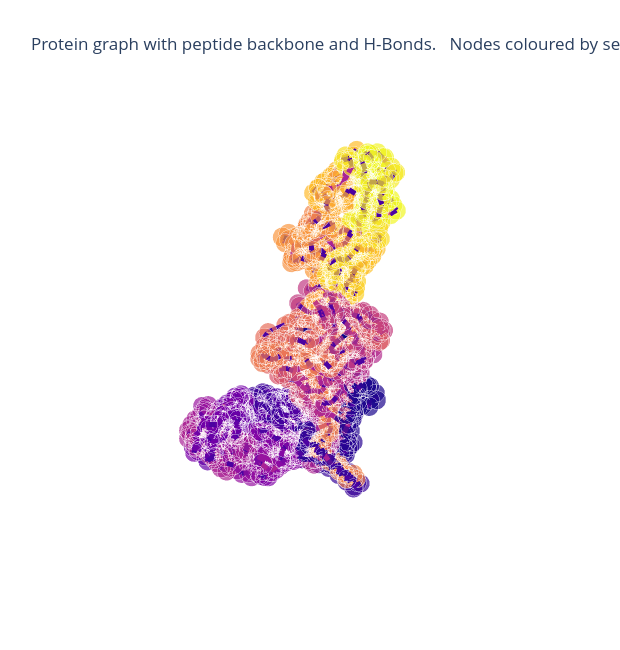

Notebook cell for this chart:
### Code cell
p = plotly_protein_structure_graph(
    g,
    colour_edges_by="kind",
    colour_nodes_by="seq_position",
    label_node_ids=False,
    plot_title="Protein graph with peptide backbone and H-Bonds. \n Nodes coloured by sequence position. Edges coloured by type.",
    node_size_multiplier=1,
)
p.show()

### Figure 1 — Plotly figure (JSON) as saved in the notebook; plotly's stock layout.template omitted (floating-point values rounded to 4 significant figures; data arrays with more than 128 entries replaced by an {"elided": "..."} marker saying what was removed)
{"data": [{"hoverinfo": "text+x+y+z", "marker": {"color": {"elided": "1498x4 float values"}, "opacity": 0.7, "size": {"elided": "1498 int values"}, "symbol": "circle"}, "mode": "markers", "text": {"elided": "1498 str values"}, "type": "scatter3d", "x": {"elided": "1498 float values"}, "y": {"elided": "1498 float values"}, "z": {"elided": "1498 float values"}}, {"hoverinfo": "text", "line": {"color": {"elided": "4839x4 float values"}, "width": 10}, "mode": "lines", "text": {"elided": "4839 str values"}, "type": "scatter3d", "x": {"elided": "4839 float values"}, "y": {"elided": "4839 float values"}, "z": {"elided": "4839 float values"}}], "layout": {"height": 650, "margin": {"t": 100}, "scene": {"aspectmode": "auto", "aspectratio": {"x": 1.017, "y": 0.7624, "z": 1.29}, "xaxis": {"showbackground": false, "showgrid": false, "showline": false, "showticklabels": false, "title": {"text": ""}, "type": "linear", "zeroline": false}, "yaxis": {"showbackground": false, "showgrid": false, "showline": false, "showticklabels": false, "title": {"text": ""}, "type": "linear", "zeroline": false}, "zaxis": {"showbackground": false, "showgrid": false, "showline": false, "showticklabels": false, "title": {"text": ""}, "type": "linear", "zeroline": false}}, "showlegend": false, "title": {"text": "Protein graph with peptide backbone and H-Bonds. \n Nodes coloured by sequence position. Edges coloured by type."}, "width": 620}}
